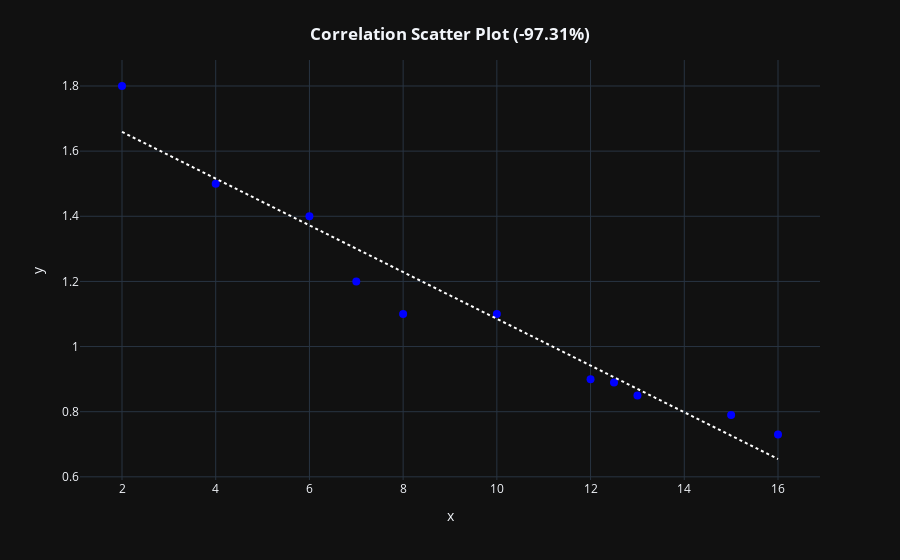

Here is the notebook cell this chart was saved with:
### Code cell
webAppCorrSimple.correlation_plot(df)

### Figure 1 — Plotly figure (JSON) as saved in the notebook; plotly's stock layout.template omitted (floating-point values rounded to 4 significant figures)
{"data": [{"hovertemplate": "x: %{x}<br>y: %{y}", "legendgroup": "", "line": {"dash": "dot"}, "marker": {"color": "blue", "coloraxis": "coloraxis", "size": 8, "symbol": "circle"}, "mode": "markers", "name": "", "orientation": "v", "showlegend": false, "type": "scatter", "x": [2, 4, 6, 7, 8, 10, 12, 12.5, 13, 15, 16], "xaxis": "x", "y": [1.8, 1.5, 1.4, 1.2, 1.1, 1.1, 0.9, 0.89, 0.85, 0.79, 0.73], "yaxis": "y"}, {"hovertemplate": "x: %{x}<br>y: %{y}", "legendgroup": "", "line": {"color": "white", "dash": "dot"}, "marker": {"color": "blue", "size": 8, "symbol": "circle"}, "mode": "lines", "name": "", "showlegend": false, "type": "scatter", "x": [2, 4, 6, 7, 8, 10, 12, 12.5, 13, 15, 16], "xaxis": "x", "y": [1.659, 1.516, 1.372, 1.3, 1.229, 1.085, 0.9417, 0.9058, 0.87, 0.7265, 0.6548], "yaxis": "y"}], "layout": {"coloraxis": {"colorbar": {"title": {"text": "y"}}, "colorscale": [[0, "#0d0887"], [0.1111, "#46039f"], [0.2222, "#7201a8"], [0.3333, "#9c179e"], [0.4444, "#bd3786"], [0.5556, "#d8576b"], [0.6667, "#ed7953"], [0.7778, "#fb9f3a"], [0.8889, "#fdca26"], [1, "#f0f921"]]}, "legend": {"tracegroupgap": 0}, "margin": {"t": 60}, "title": {"text": "<b>Correlation Scatter Plot (-97.31%)</b>", "x": 0.5, "xanchor": "center", "y": 0.95, "yanchor": "top"}, "xaxis": {"anchor": "y", "domain": [0, 1], "title": {"text": "x"}}, "yaxis": {"anchor": "x", "domain": [0, 1], "title": {"text": "y"}}}}
